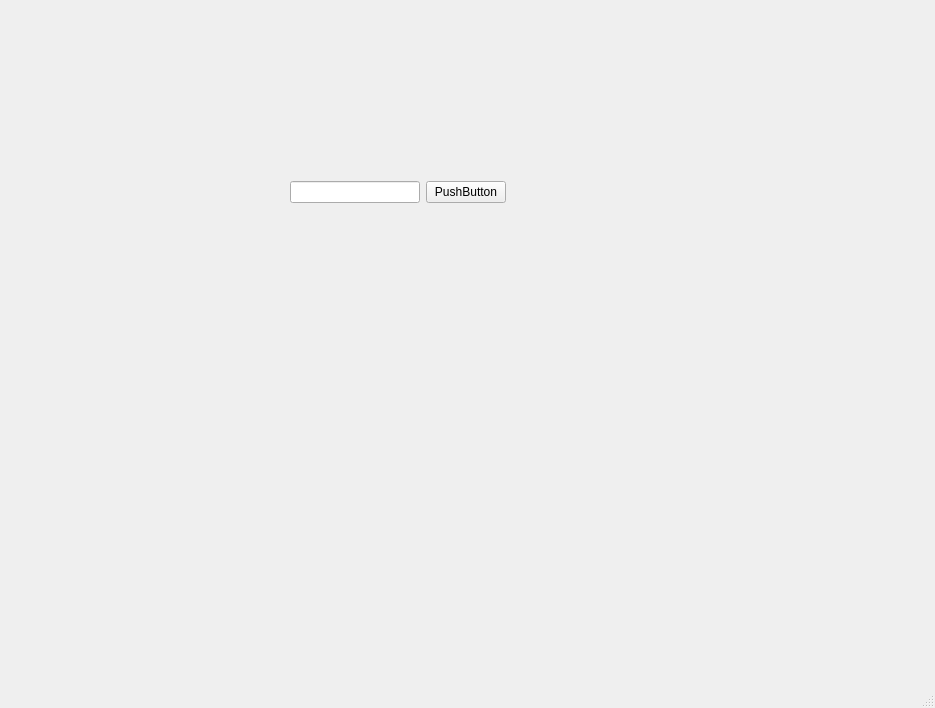
<?xml version="1.0" encoding="UTF-8"?>
<ui version="4.0">
 <class>MainWindow</class>
 <widget class="QMainWindow" name="MainWindow">
  <property name="geometry">
   <rect>
    <x>0</x>
    <y>0</y>
    <width>935</width>
    <height>708</height>
   </rect>
  </property>
  <property name="windowTitle">
   <string>MainWindow</string>
  </property>
  <widget class="QWidget" name="centralwidget">
   <widget class="QWidget" name="">
    <property name="geometry">
     <rect>
      <x>290</x>
      <y>180</y>
      <width>216</width>
      <height>25</height>
     </rect>
    </property>
    <layout class="QHBoxLayout" name="horizontalLayout">
     <item>
      <widget class="QLineEdit" name="lineEdit"/>
     </item>
     <item>
      <widget class="QPushButton" name="pushButton">
       <property name="text">
        <string>PushButton</string>
       </property>
      </widget>
     </item>
    </layout>
   </widget>
  </widget>
  <widget class="QMenuBar" name="menubar">
   <property name="geometry">
    <rect>
     <x>0</x>
     <y>0</y>
     <width>935</width>
     <height>23</height>
    </rect>
   </property>
  </widget>
  <widget class="QStatusBar" name="statusbar"/>
 </widget>
 <resources/>
 <connections/>
</ui>
